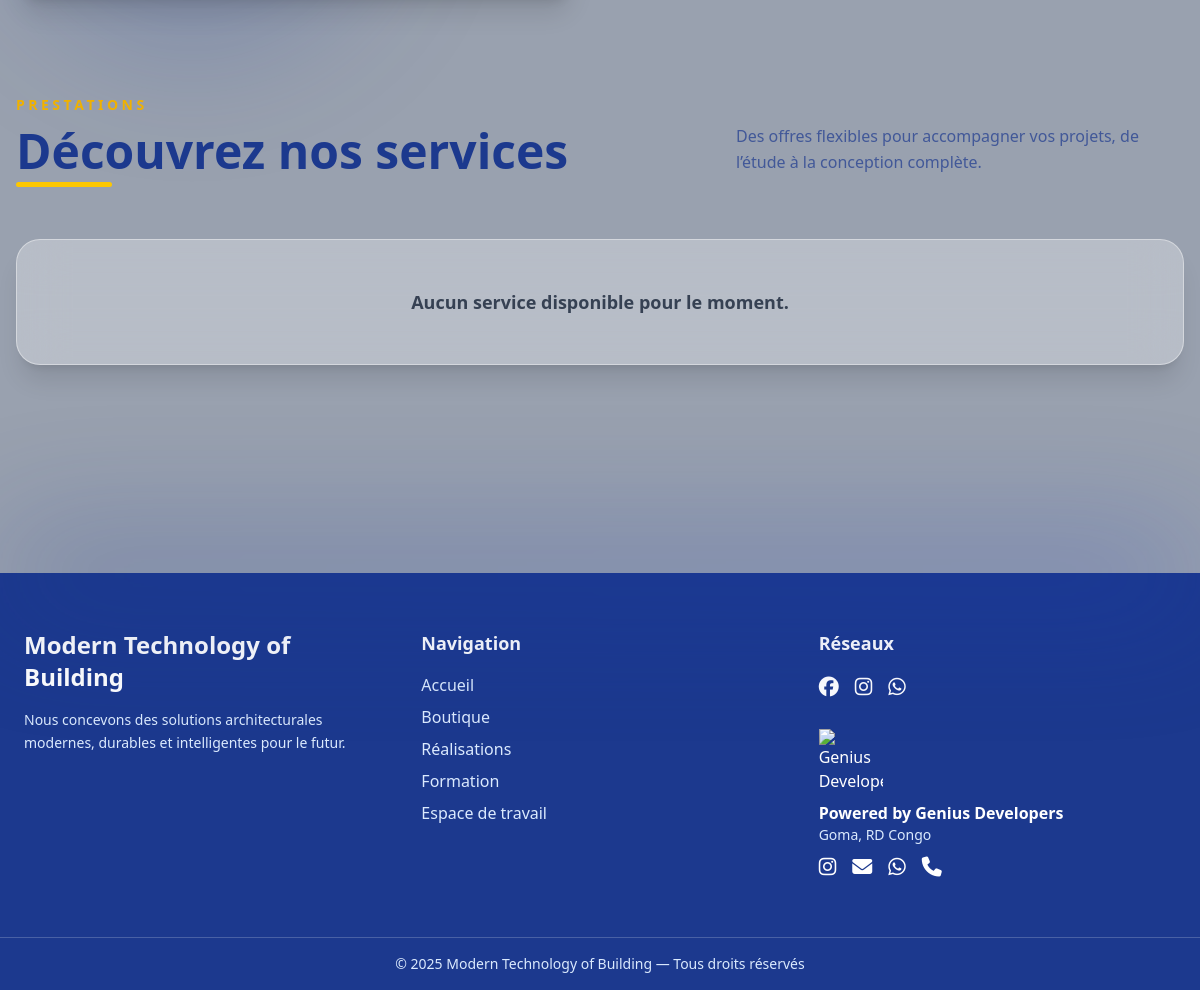
The page /services/ (lower part) on the database as committed earlier.
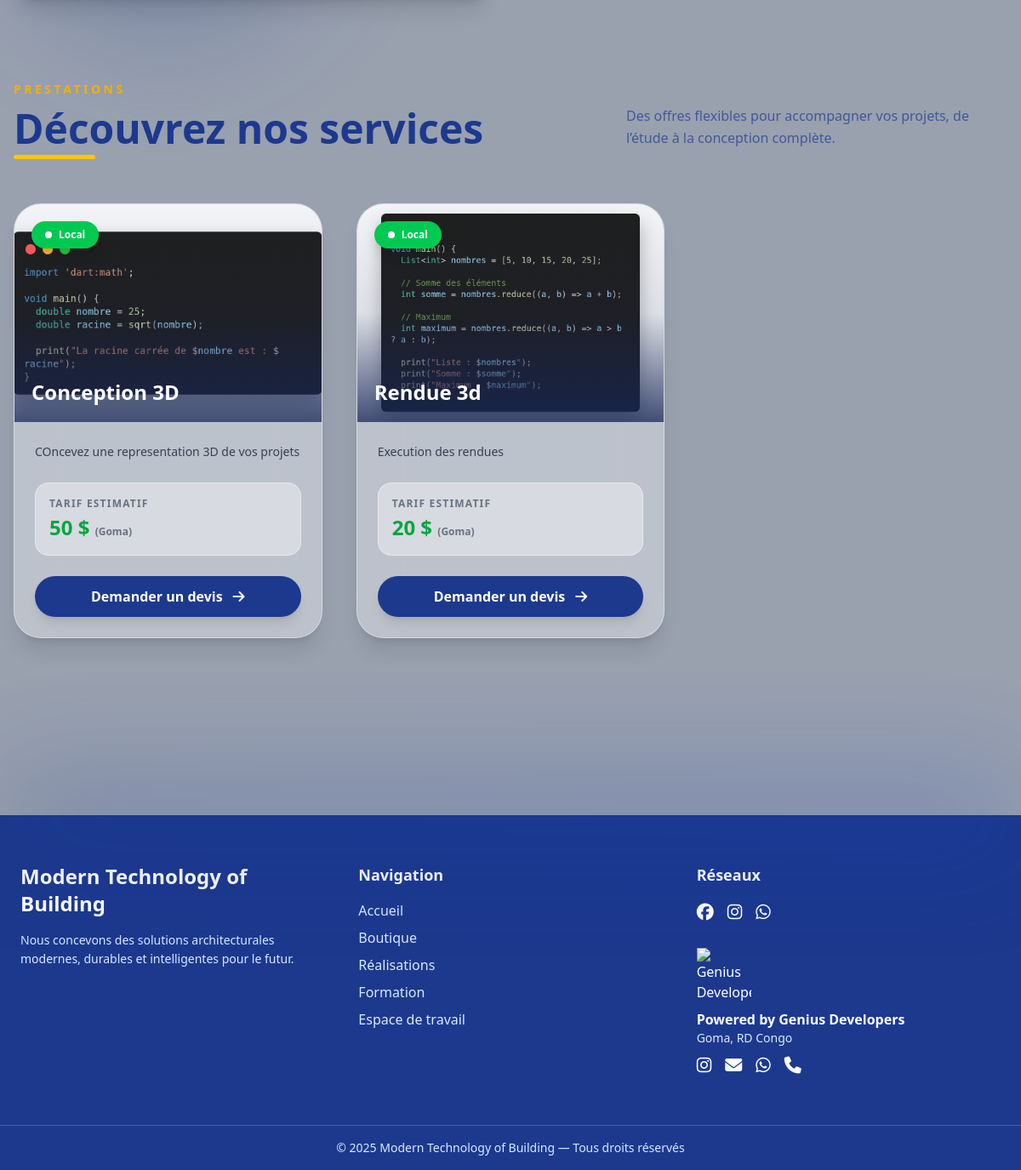
The same page on the database as committed later.
### Services/models.py (models this page shows, shortened)
class Service(models.Model):
    nom = models.CharField(max_length=100)
    description = models.TextField(max_length=500)
    prix_nord_kivu = models.IntegerField(default=0)
    prix_autre  = models.IntegerField(default=0)

### Services/views.py (the view)
# urls.py: path("",services,name="services")
def services(request):
    data = Service.objects.all()
    ip_address = get_client_ip(request)
    if not request.session.get("geo"):
        if IS_DEV:
            request.session["geo"] = {
                "city": "Goma",
                "country": "DRC",
                "ip": "127.0.0.1"
            }
        else:
            request.session["geo"] = get_geolocation(ip_address)
    geo_data = request.session.get("geo")
    return render(request, 'Services/services.html', {
        "services": data,
        "geo": geo_data
    })

### Services/views.py (called while the page is built)
def get_client_ip(request):
    x_forwarded_for = request.META.get('HTTP_X_FORWARDED_FOR')
    if x_forwarded_for:
        return x_forwarded_for.split(',')[0]
    print("---------------------"+request.META.get('REMOTE_ADDR'))
    return request.META.get('REMOTE_ADDR')

### templates/Services/services.html (shortened to what the changed rows need)
{% extends "base.html" %}
{% load static %}
{% block services %}
<div class="relative overflow-hidden">
<section class="relative max-w-7xl mx-auto px-4 pb-28">
    <div class="mb-16 flex flex-col md:flex-row md:items-end md:justify-between gap-8">
        <div>
            <h2 class="relative inline-block text-4xl md:text-5xl font-black text-blue-900">
                Découvrez nos services
                <span class="absolute -bottom-3 left-0 w-24 h-[5px] bg-yellow-400 rounded-full"></span>
            </h2>
        </div>
    </div>
    <div class="grid grid-cols-1 sm:grid-cols-2 lg:grid-cols-3 gap-10">
        {% for service in services %}
        <article class="group relative overflow-hidden rounded-[2rem]
                       bg-white/35 backdrop-blur-xl border border-white/40
                       shadow-xl hover:shadow-2xl hover:-translate-y-2
                       transition-all duration-500">
            <div class="relative h-64 overflow-hidden">
                <div class="service-carousel relative h-full overflow-hidden bg-gray-100">
                    {% for image in service.images.all %}
                    <div class="service-slide {% if forloop.first %}active{% endif %}">
                    </div>
                    {% empty %}
                    <div class="h-full flex items-center justify-center bg-yellow-400/70 text-blue-900 font-bold">
                        Aucune image disponible
                    </div>
                    {% endfor %}
                </div>
                <div class="absolute inset-0 bg-gradient-to-t from-blue-950/80 via-blue-950/10 to-transparent"></div>
                <div class="absolute top-5 left-5">
                    {% if geo.city == "Goma" %}
                    <span class="inline-flex items-center gap-2 bg-green-500 text-white text-xs px-4 py-2 rounded-full font-black shadow-lg">
                        <span class="w-2 h-2 bg-white rounded-full"></span>
                        Local
                    </span>
                    {% else %}
                    <span class="inline-flex items-center gap-2 bg-blue-900 text-white text-xs px-4 py-2 rounded-full font-black shadow-lg">
                        <span class="w-2 h-2 bg-yellow-400 rounded-full"></span>
                        Standard
                    </span>
                    {% endif %}
                </div>
                <div class="absolute bottom-5 left-5 right-5">
                    <h3 class="text-2xl font-black text-white leading-tight">
                        {{ service.nom }}
                    </h3>
                </div>
            </div>
            <div class="p-6">
                <p class="text-gray-700 text-sm leading-relaxed mb-6">
                    {{ service.description }}
                </p>
                <div class="mb-6 rounded-2xl bg-white/40 border border-white/40 p-4">
                    <p class="text-xs font-bold uppercase tracking-widest text-gray-500 mb-1">
                        Tarif estimatif
                    </p>
                    {% if geo.city == "Goma" %}
                    <div class="text-green-600 font-black text-2xl">
                        {{ service.prix_nord_kivu }} $
                        <span class="text-xs font-semibold text-gray-500">(Goma)</span>
                    </div>
                    {% else %}<div class="text-blue-900 font-black text-2xl">
                        {{ service.prix }} $
                        <span class="text-xs font-semibold text-gray-500">(Standard)</span>
                    </div>
                    {% endif %}
                </div>
                <a href="#"
                   class="group/link flex items-center justify-center gap-3
                          rounded-full bg-blue-900 px-5 py-3
                          font-bold text-white
                          shadow-lg transition-all duration-300
                          hover:bg-yellow-400 hover:text-blue-900">
                    Demander un devis
                    <i class="fa-solid fa-arrow-right transition-transform duration-300 group-hover/link:translate-x-1"></i>
                </a>
            </div>
        </article>
        {% empty %}
        <div class="col-span-full rounded-3xl bg-white/30 backdrop-blur-xl border border-white/40 p-12 text-center shadow-xl">
            <p class="text-lg font-semibold text-gray-700">
                Aucun service disponible pour le moment.
            </p>
        </div>
        {% endfor %}
    </div>
</section>
</div>
{% endblock %}

Rows that differ between the two databases and show on the page:
added Service: nom "Conception 3D", description "COncevez une representation 3D de vos projets", prix_nord_kivu "50"
added Service: nom "Rendue 3d", description "Execution des rendues", prix_nord_kivu "20"
Other text that changed with them:
text no longer shown: "Aucun service disponible pour le moment."
